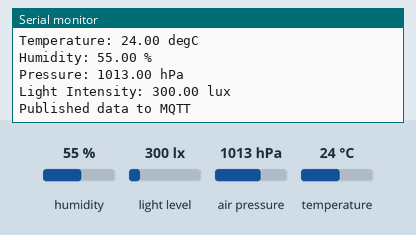
Bench run of a sketch on a simulated ESP8266 (NodeMCU). On the bench: the last lines printed to the serial monitor. The test bench sets the inputs (shaded band); at power-on: humidity 55 %, light level 300 lx, air pressure 1013 hPa, temperature 24 °C. WiFi joins after 1.5 s; servers stay silent unless stated; no MQTT or app messages arrive unless stated.

Above: at 2.7 s.
2.8 s: humidity set to 22 %
At 4.1 s:
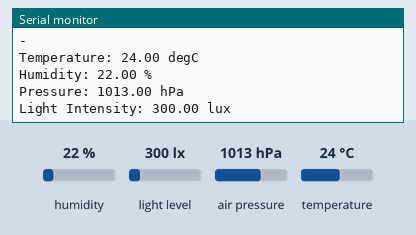
5.3 s: light level set to 40 lx
At 7.4 s:
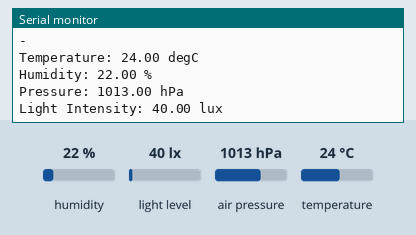
7.8 s: air pressure set to 952 hPa
At 8.7 s:
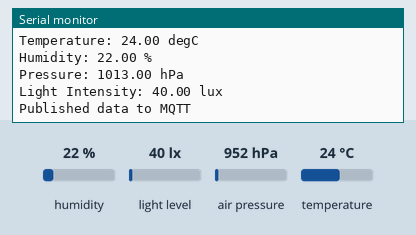
10.3 s: temperature set to 12 °C
At 12.4 s:
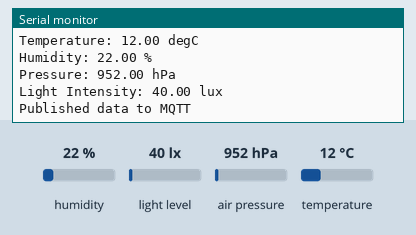
12.8 s: humidity set to 40 %
At 15.1 s:
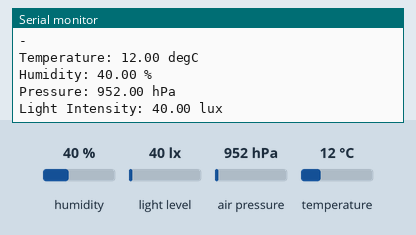
15.3 s: light level set to 500 lx
At 17.9 s:
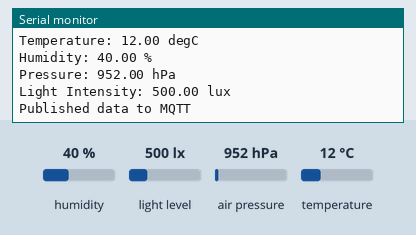
Timing chart, 0 to 18.8 s (numbered marks = the images above; inputs shaded):
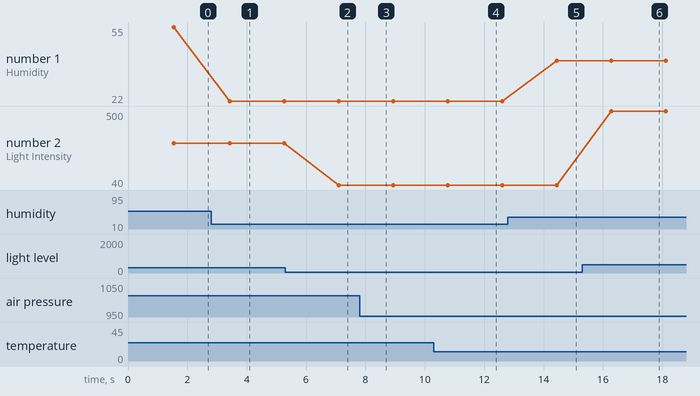

The sketch:

wifi_b.ino
```cpp
#include "wifi_b.h"

void setup() {
  Serial.begin(115200);

  sensor_t sensor;
  dht.temperature().getSensor(&sensor);
  dht.humidity().getSensor(&sensor);
  dht.begin();
  bmp.begin();
  BH1750.begin(BH1750_TO_GROUND);

  WiFi.begin(ssid, pass);

  while(WiFi.status() != WL_CONNECTED){
    delay(500);
    Serial.print(".");
  }


  Serial.println("\n\nWiFi connected");
  Serial.println("IP Address");
  Serial.println(WiFi.localIP());


  client.setServer(brokerAddress, addressPort);

}

void reconnect(){

    while(!client.connected()){
      Serial.println("\nAttempting MQTT connection");

      if(client.connect("ESP8266Client")){
         Serial.println("Connected to MQTT server");
         client.subscribe("testTopic");
      }
      else{
        Serial.println("Failed to connect to MQTT server, rc = ");
        Serial.print(client.state());
        delay(2000);
      }
    }
}


void loop() {

  sensors_event_t dhtTempEvent, dhtHumEvent, bmpEvent;

  dht.temperature().getEvent(&dhtTempEvent);
  dht.humidity().getEvent(&dhtHumEvent);

  bmp.getEvent(&bmpEvent);

  BH1750.start();
  float lux = BH1750.getLux();

  Serial.println("\n-");

  //  TEMPERATURE (DHT11)
  if(!isnan(dhtTempEvent.temperature)){
    Serial.println("Temperature: " + String(dhtTempEvent.temperature) + " degC");
  }
  else{
    Serial.println("Temperature sensor disconnected");
  }

  //  HUMIDITY (DHT11)
  if(!isnan(dhtHumEvent.relative_humidity)){
    Serial.println("Humidity: " + String(dhtHumEvent.relative_humidity) + " %");
  }
  else{
    Serial.println("Humidity sensor disconnected");
  }

  //  PRESSURE (BMP180)
  if(!isnan(bmpEvent.pressure)){
    Serial.println("Pressure: " + String(bmpEvent.pressure) + " hPa");
  }
  else{
    Serial.println("Pressure sensor disconnected");
  }
  //  LIGHT INTENSITY (BH1750)
  if(!isnan(lux)){
    Serial.println("Light Intensity: " + String(lux) + " lux");
  }
  else{
    Serial.println("Light intensity sensor disconnected");
  }

  if(!client.loop()){
    client.connect("ESP8266Client");
  }

  client.publish("4ID3_GroupA/temperature", String(dhtTempEvent.temperature).c_str());
  delay(200);
  client.publish("4ID3_GroupA/humidity", String(dhtHumEvent.relative_humidity).c_str());
  delay(200);
  client.publish("4ID3_GroupA/pressure", String(bmpEvent.pressure).c_str());
  delay(200);
  client.publish("4ID3_GroupA/light_intensity", String(lux).c_str());
  delay(200);
  Serial.println("Published data to MQTT");

  delay(DELAY_BETWEEN_SAMPLES_MS);

}
```

wifi_b.h
```cpp
//DHT11 Libraries
#include <Adafruit_Sensor.h>
#include <DHT.h>
#include <DHT_U.h>

//BMP180 Libraries
#include <Wire.h>
#include <Adafruit_Sensor.h>
#include <Adafruit_BMP085_U.h>

//HP_BH1750 Libraries
#include <hp_BH1750.h>

//MQTT Libraries
#include <ESP8266WiFi.h>
#include <PubSubClient.h>

//Macros
#define DHTPIN 14
#define DHTTYPE DHT11
#define DELAY_BETWEEN_SAMPLES_MS 1000

//Instantiate Sensor Objects
DHT_Unified dht(DHTPIN, DHTTYPE);
Adafruit_BMP085_Unified bmp = Adafruit_BMP085_Unified(10085);
hp_BH1750 BH1750;

char* ssid = "Messi10";
char* pass = "Spiff2187";
const char* brokerAddress = "test.mosquitto.org";
uint16_t addressPort = 1883;

WiFiClient espClient;
PubSubClient client(espClient);
```

Measured:
- after the input at 2.8 s, the serial monitor: prints a new line after 0.62 s (image 1)
- after the input at 5.3 s, the serial monitor: prints a new line after 1.8 s (image 2)
- after the input at 10.3 s, the serial monitor: prints a new line after 0.47 s (image 4)
- after the input at 12.8 s, the serial monitor: prints a new line after 1.6 s (image 5)
- after the input at 15.3 s, the serial monitor: prints a new line after 0.97 s (image 6)
- plotted number 1: 55 → 22 after the input at 2.8 s
- plotted number 2: 300 → 40 after the input at 5.3 s, 40 → 500 after the input at 15.3 s
